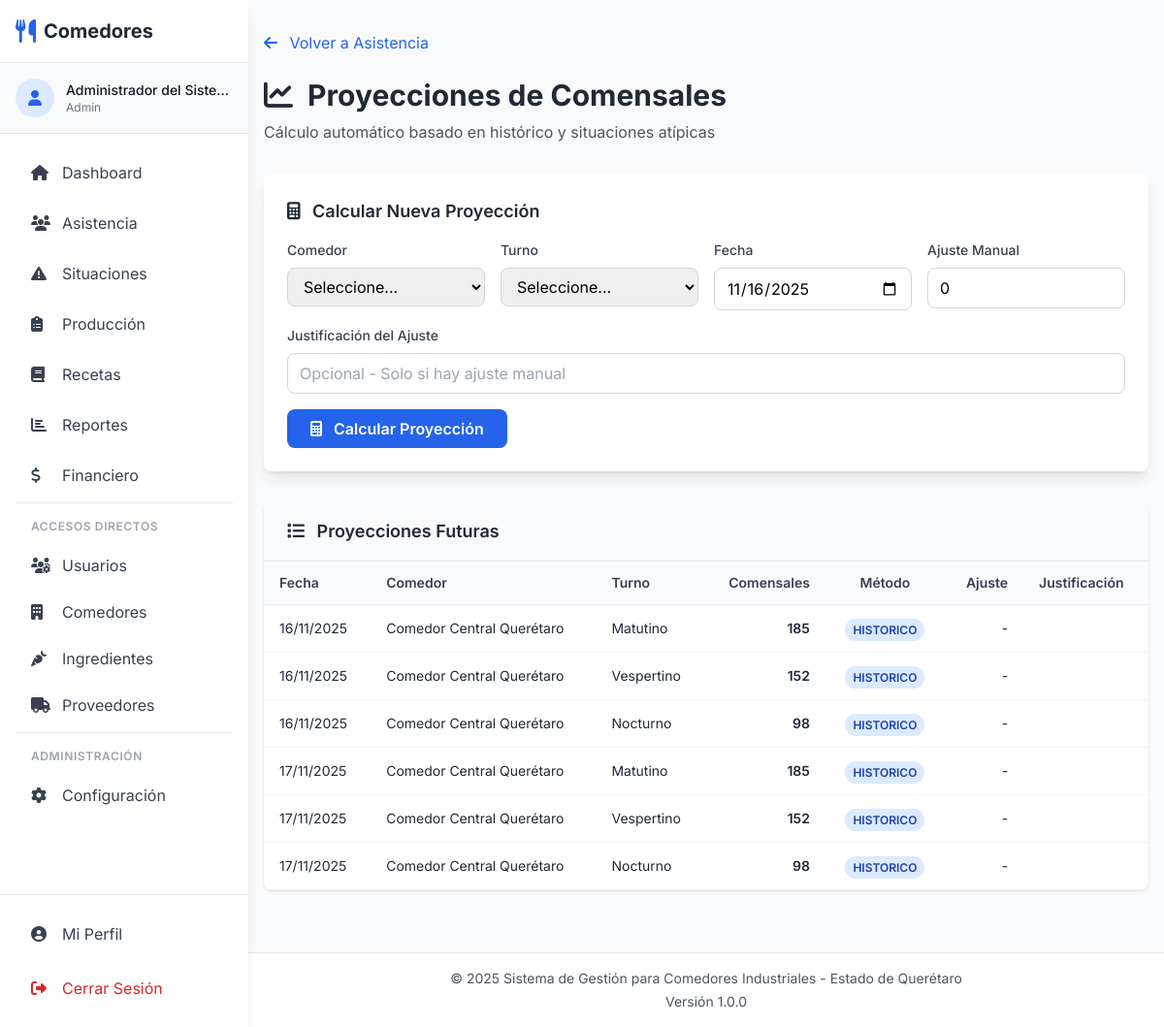
/attendance/projections (signed in), run on the app's committed database.
### tables this page shows
CREATE TABLE IF NOT EXISTS proyecciones (
    id INT AUTO_INCREMENT PRIMARY KEY,
    comedor_id INT NOT NULL,
    turno_id INT NOT NULL,
    fecha DATE NOT NULL,
    comensales_proyectados INT NOT NULL,
    metodo_calculo ENUM('historico', 'ajuste_manual', 'estacional') DEFAULT 'historico',
    margen_error DECIMAL(5,2) DEFAULT 5.00,
    ajuste_aplicado INT DEFAULT 0,
    justificacion_ajuste TEXT,
    creado_por INT,
    fecha_creacion TIMESTAMP DEFAULT CURRENT_TIMESTAMP,
    FOREIGN KEY (comedor_id) REFERENCES comedores(id) ON DELETE CASCADE,
    FOREIGN KEY (turno_id) REFERENCES turnos(id) ON DELETE CASCADE,
    FOREIGN KEY (creado_por) REFERENCES usuarios(id) ON DELETE SET NULL,
    UNIQUE KEY unique_projection (comedor_id, turno_id, fecha),
    INDEX idx_fecha (fecha)
);

CREATE TABLE IF NOT EXISTS comedores (
    id INT AUTO_INCREMENT PRIMARY KEY,
    nombre VARCHAR(100) NOT NULL,
    ubicacion VARCHAR(200) NOT NULL,
    ciudad VARCHAR(100) DEFAULT 'Querétaro',
    estado VARCHAR(50) DEFAULT 'Querétaro',
    capacidad_total INT NOT NULL,
    turnos_activos VARCHAR(100) DEFAULT 'matutino,vespertino,nocturno',
    activo TINYINT(1) DEFAULT 1,
    fecha_creacion TIMESTAMP DEFAULT CURRENT_TIMESTAMP,
    INDEX idx_ciudad (ciudad)
);

CREATE TABLE IF NOT EXISTS turnos (
    id INT AUTO_INCREMENT PRIMARY KEY,
    nombre VARCHAR(50) NOT NULL,
    hora_inicio TIME NOT NULL,
    hora_fin TIME NOT NULL,
    descripcion VARCHAR(200),
    activo TINYINT(1) DEFAULT 1
);

### app/views/attendance/projections.php (the view, shortened to what the rows shown need)
<?php require_once APP_PATH . '/views/layouts/header.php'; ?>
<?php require_once APP_PATH . '/views/layouts/nav.php'; ?>
<div class="container mx-auto px-4 py-8">
    <div class="mb-6">
        <a href="<?php echo Router::url('/attendance'); ?>" class="text-blue-600 hover:text-blue-700">
            <i class="fas fa-arrow-left mr-2"></i> Volver a Asistencia
        </a>
    </div>
    <div class="mb-8">
        <h1 class="text-3xl font-bold text-gray-800 mb-2">
            <i class="fas fa-chart-line mr-2"></i> Proyecciones de Comensales
        </h1>
        <p class="text-gray-600">Cálculo automático basado en histórico y situaciones atípicas</p>
    </div>
    <div class="bg-white rounded-lg shadow-lg p-6 mb-8">
        <h3 class="text-lg font-semibold text-gray-800 mb-4">
            <i class="fas fa-calculator mr-2"></i> Calcular Nueva Proyección
        </h3>
        <div id="calculatorForm" class="grid grid-cols-1 md:grid-cols-4 gap-4">
            <div>
                <label class="block text-sm font-medium text-gray-700 mb-2">Comedor</label>
                <select id="calc_comedor" class="w-full px-3 py-2 border border-gray-300 rounded-lg">
                    <option value="">Seleccione...</option>
                </select>
            </div>
            <div>
                <label class="block text-sm font-medium text-gray-700 mb-2">Turno</label>
                <select id="calc_turno" class="w-full px-3 py-2 border border-gray-300 rounded-lg">
                    <option value="">Seleccione...</option>
                </select>
            </div>
            <div>
                <label class="block text-sm font-medium text-gray-700 mb-2">Fecha</label>
                <input type="date" id="calc_fecha" min="<?php echo date('Y-m-d'); ?>" value="<?php echo date('Y-m-d', strtotime('+1 day')); ?>" class="w-full px-3 py-2 border border-gray-300 rounded-lg">
            </div>
            <div>
                <label class="block text-sm font-medium text-gray-700 mb-2">Ajuste Manual</label>
                <input type="number" id="calc_ajuste" value="0" class="w-full px-3 py-2 border border-gray-300 rounded-lg">
            </div>
        </div>
        <div class="mt-4">
            <label class="block text-sm font-medium text-gray-700 mb-2">Justificación del Ajuste</label>
            <input type="text" id="calc_justificacion" placeholder="Opcional - Solo si hay ajuste manual" class="w-full px-3 py-2 border border-gray-300 rounded-lg">
        </div>
        <div class="mt-4 flex space-x-4">
            <button onclick="calculateProjection()" class="bg-blue-600 hover:bg-blue-700 text-white font-semibold py-2 px-6 rounded-lg">
                <i class="fas fa-calculator mr-2"></i> Calcular Proyección
            </button>
        </div>
    </div>
    <div class="bg-white rounded-lg shadow overflow-hidden">
        <div class="px-6 py-4 bg-gray-50 border-b border-gray-200">
            <h3 class="text-lg font-semibold text-gray-800">
                <i class="fas fa-list mr-2"></i> Proyecciones Futuras
            </h3>
        </div>
        <div class="overflow-x-auto">
            <table class="w-full">
                <thead class="bg-gray-50 border-b border-gray-200">
                    <tr>
                        <th class="px-4 py-3 text-left text-sm font-semibold text-gray-700">Fecha</th>
                        <th class="px-4 py-3 text-left text-sm font-semibold text-gray-700">Comedor</th>
                        <th class="px-4 py-3 text-left text-sm font-semibold text-gray-700">Turno</th>
                        <th class="px-4 py-3 text-right text-sm font-semibold text-gray-700">Comensales</th>
                        <th class="px-4 py-3 text-center text-sm font-semibold text-gray-700">Método</th>
                        <th class="px-4 py-3 text-right text-sm font-semibold text-gray-700">Ajuste</th>
                        <th class="px-4 py-3 text-left text-sm font-semibold text-gray-700">Justificación</th>
                    </tr>
                </thead>
                <tbody>
                    <?php if (empty($projections)): ?>
                    <tr>
                        <td colspan="7" class="px-4 py-8 text-center text-gray-500">
                            <i class="fas fa-inbox text-4xl mb-2"></i>
                            <p>No hay proyecciones futuras</p>
                        </td>
                    </tr>
                    <?php else: ?>
                        <?php foreach ($projections as $proj): ?>
                        <tr class="border-b border-gray-100 hover:bg-gray-50">
                            <td class="px-4 py-3 text-sm text-gray-800">
                                <?php echo date('d/m/Y', strtotime($proj['fecha'])); ?>
                            </td>
                            <td class="px-4 py-3 text-sm text-gray-800">
                                <?php echo htmlspecialchars($proj['comedor']); ?>
                            </td>
                            <td class="px-4 py-3 text-sm text-gray-800">
                                <?php echo htmlspecialchars($proj['turno']); ?>
                            </td>
                            <td class="px-4 py-3 text-sm font-semibold text-gray-800 text-right">
                                <?php echo number_format($proj['comensales_proyectados']); ?>
                            </td>
                            <td class="px-4 py-3 text-center">
                                <span class="px-2 py-1 text-xs font-semibold rounded-full <?php echo $proj['metodo_calculo'] === 'historico' ? 'bg-blue-100 text-blue-800' : 'bg-purple-100 text-purple-800'; ?>">
                                    <?php echo strtoupper(str_replace('_', ' ', $proj['metodo_calculo'])); ?>
                                </span>
                            </td>
                            <td class="px-4 py-3 text-sm text-gray-800 text-right">
                                <?php if ($proj['ajuste_aplicado'] != 0): ?>
                                    <span class="<?php echo $proj['ajuste_aplicado'] > 0 ? 'text-green-600' : 'text-red-600'; ?> font-semibold">
                                        <?php echo $proj['ajuste_aplicado'] > 0 ? '+' : ''; ?><?php echo $proj['ajuste_aplicado']; ?>
                                    </span>
                                <?php else: ?>
                                    -
                                <?php endif; ?>
                            </td>
                            <td class="px-4 py-3 text-sm text-gray-600">
                            </td>
                        </tr>
                        <?php endforeach; ?>
                    <?php endif; ?>
                </tbody>
            </table>
        </div>
    </div>
</div>
<?php require_once APP_PATH . '/views/layouts/footer.php'; ?>

### app/Router.php (shortened to what the rows shown need)
<?php
class Router {
    private $routes = [];
    public function add($method, $path, $controller, $action) {
        $this->routes[] = [
            'method' => strtoupper($method),
            'path' => $path,
            'controller' => $controller,
            'action' => $action
        ];
    }
    public function dispatch() {
        $requestMethod = $_SERVER['REQUEST_METHOD'];
        $requestUri = $_SERVER['REQUEST_URI'];
        $requestUri = strtok($requestUri, '?');
        $scriptName = $_SERVER['SCRIPT_NAME'];
        $basePath = str_replace('/index.php', '', $scriptName);
        $requestPath = str_replace($basePath, '', $requestUri);
        foreach ($this->routes as $route) {
            if ($route['method'] === $requestMethod) {
                $pattern = $this->convertToRegex($route['path']);
                if (preg_match($pattern, $requestPath, $matches)) {
                    array_shift($matches);
                    $controllerName = $route['controller'];
                    $controllerFile = APP_PATH . '/controllers/' . $controllerName . '.php';
                    if (file_exists($controllerFile)) {
                        $controller = new $controllerName();
                        $action = $route['action'];
                        if (method_exists($controller, $action)) {
                            call_user_func_array([$controller, $action], $matches);
                            return;
                        } else {
                            $this->error404("Method $action not found in $controllerName");
                            return;
                        }
                    } else {
                        $this->error404("Controller file not found: $controllerFile");
                        return;
                    }
                }
            }
        }
    }
    private function convertToRegex($path) {
        $pattern = preg_replace('/\/:([^\/]+)/', '/([^/]+)', $path);
        return '#^' . $pattern . '$#';
    }
    public static function url($path = '') {
        return BASE_URL . $path;
    }
}

### data on the page
proyecciones: fecha "16/11/2025", comedor.nombre "Comedor Central Querétaro", turno.nombre "Matutino", comensales_proyectados "185", metodo_calculo "HISTORICO"
proyecciones: fecha "16/11/2025", comedor.nombre "Comedor Central Querétaro", turno.nombre "Vespertino", comensales_proyectados "152", metodo_calculo "HISTORICO"
proyecciones: fecha "16/11/2025", comedor.nombre "Comedor Central Querétaro", turno.nombre "Nocturno", comensales_proyectados "98", metodo_calculo "HISTORICO"
proyecciones: fecha "17/11/2025", comedor.nombre "Comedor Central Querétaro", turno.nombre "Matutino", comensales_proyectados "185", metodo_calculo "HISTORICO"
proyecciones: fecha "17/11/2025", comedor.nombre "Comedor Central Querétaro", turno.nombre "Vespertino", comensales_proyectados "152", metodo_calculo "HISTORICO"
proyecciones: fecha "17/11/2025", comedor.nombre "Comedor Central Querétaro", turno.nombre "Nocturno", comensales_proyectados "98", metodo_calculo "HISTORICO"
